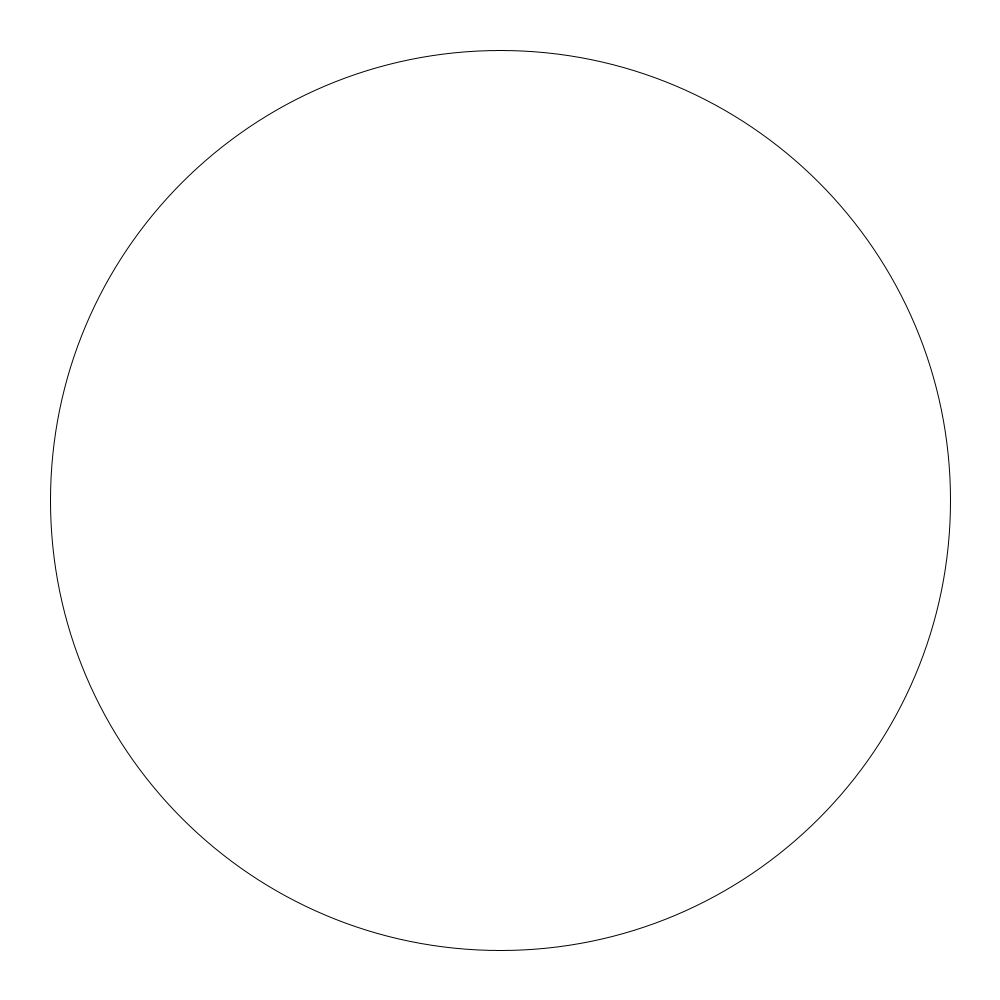
Frame 1 (no input)
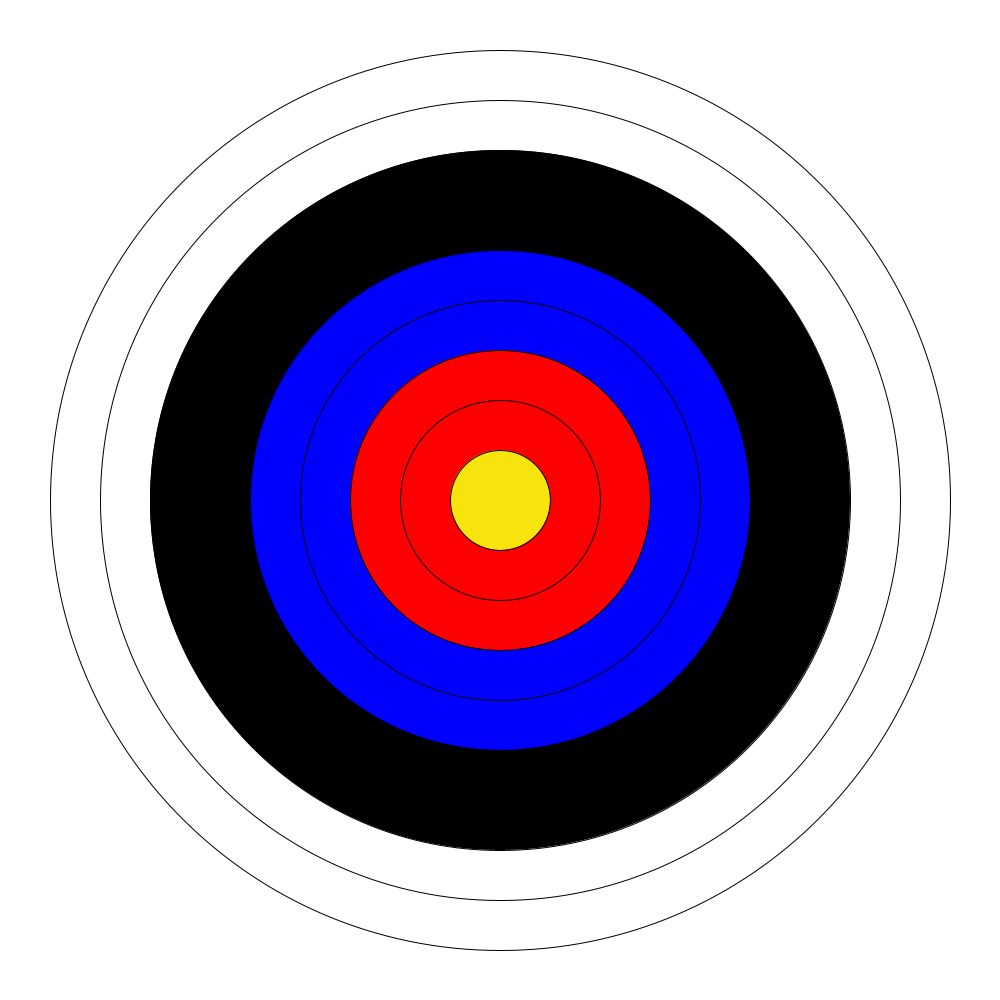
Frame 60 (the mouse pressed at the canvas centre just before this capture)
Frame 120 (the mouse held since frame 60 and released just before this capture): identical to frame 60, image omitted

The Processing sketch that drew these frames (run headless with seeded random() and noise(); from frame 60 on, the mouse is pressed at the canvas centre):

// Processing sketch: REAL_Bullseye
// ── REAL_Bullseye.pde
int counter = 1;
int circleSize = 900;
void setup(){
  
  size(1000,1000);
  background(255,255,255);



}

void draw(){
  noFill();
  if(circleSize>24){
    
  if(counter<3){
    fill(255,255,255);}
    else if(counter<5){
    fill(0,0,0);}
    else if(counter<7){
    fill(0,0,255);}
    else if(counter<9){
    fill(255,0,0);}
    else if(counter<11){
    fill(247,228,12);}
  
  ellipse(500,500,circleSize,circleSize);
  circleSize-= 100;
  counter+= 1;
  }
  


  
  

}
